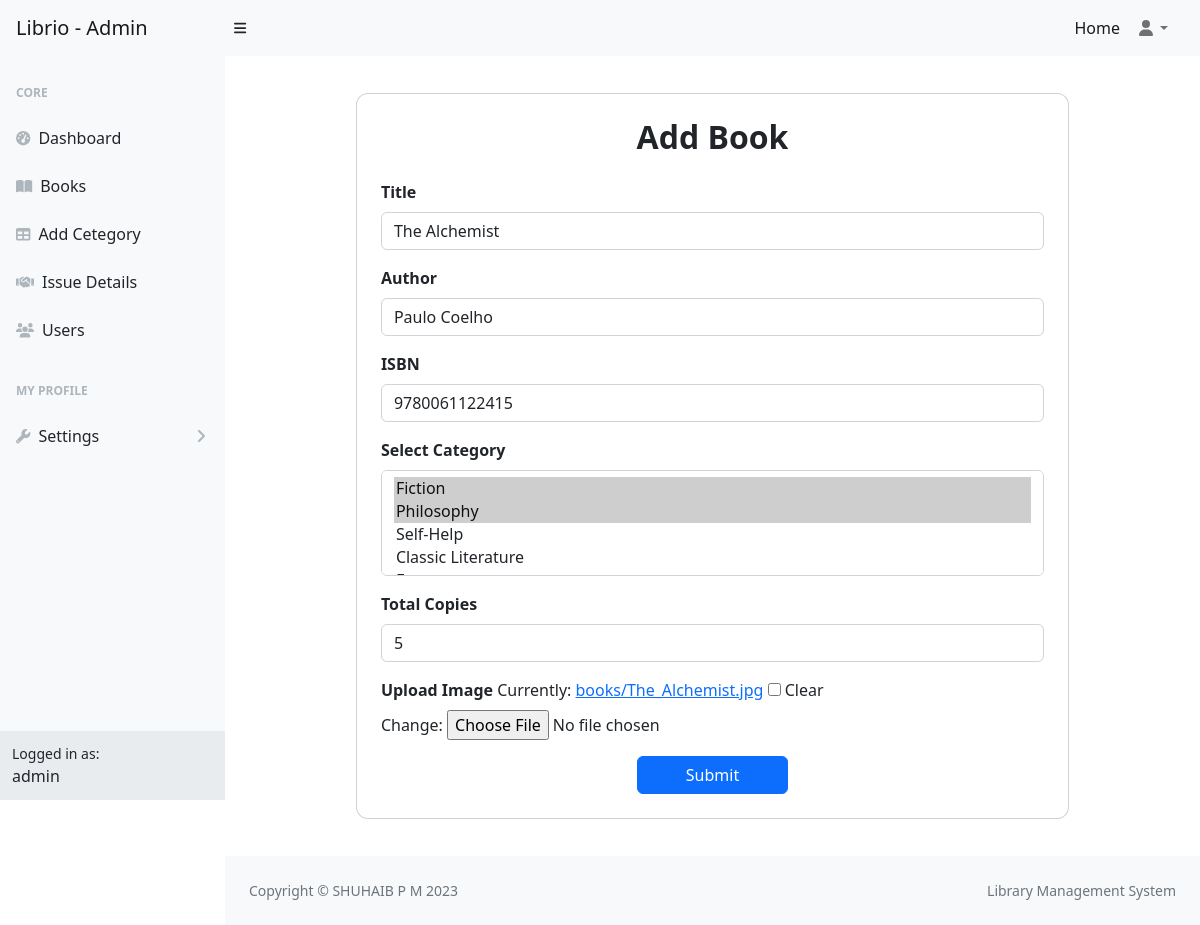
Screenshot of /updatebook/1 (signed in) with the database file from the repository.
### libraryApp/models.py (models this page shows, shortened)
class User(AbstractUser):
    email=models.EmailField(unique=True)
    option = (
        ('user','user'),
        ('staff','staff')
    )
    phone=models.CharField(max_length=15)
    role=models.CharField(max_length=100,choices=option,default="user")
    profile=models.ImageField(upload_to="profile",default="profile/default.jpg",null=True,blank=True)
    otp=models.CharField(max_length=20)
    is_verified=models.BooleanField(default=False)

class Book(models.Model):
    user=models.ForeignKey(User,on_delete=models.CASCADE,related_name="bookUser")
    title=models.CharField(max_length=100)
    author=models.CharField(max_length=20)
    isbn=models.IntegerField()
    image=models.ImageField(upload_to="books",default="books/default.jpg",null=True,blank=True)
    category=models.ManyToManyField(Category,related_name="bookCategory")
    total_copy=models.IntegerField()
    avl_copy=models.IntegerField()
    added_on=models.DateField(auto_now_add=True)

class Category(models.Model):
    category=models.CharField(max_length=20,unique=True)
    def __str__(self):
        return self.category

### libraryApp/views.py (the view, shortened to what this page needs)
# urls.py: path("updatebook/<int:id>",views.UpdateBookView.as_view(),name="update"),
@method_decorator(login_required,name="dispatch")
class UpdateBookView(View):
    def get(self,request,**kwargs):
        book=Book.objects.get(id=kwargs.get("id"))
        form=AddBookForm(instance=book)
        return render(request,"updatebook.html",{"form":form})

### libraryApp/forms.py
class AddBookForm(forms.ModelForm):
    class Meta:
        model=Book
        fields=["title","author","isbn","category","total_copy","image"]
        widgets={
            'title':forms.TextInput(attrs={'class':'form-control'}),
            'author':forms.TextInput(attrs={'class':'form-control'}),
            'isbn':forms.TextInput(attrs={'class':'form-control'}),
            'category':forms.SelectMultiple(attrs={'class':'form-control'}),
            'total_copy':forms.NumberInput(attrs={'class':'form-control'}),
        }

### libraryApp/authentication.py (called while the page is built)
def login_required(fn):
    def wrapper(request, *args, **kwargs):
        if request.user.is_authenticated and request.user.role != "user" :
            return fn(request, *args, **kwargs)
        else:
            messages.warning(request,"You Must Login First")
            return redirect("login")
    return wrapper

### libraryApp/context_processor.py (called while the page is built)
def library_status(request):
    total_books = Book.objects.count()
    total_copies = Book.objects.aggregate(total=models.Sum("total_copy"))["total"] or 0
    avl_books = Book.objects.aggregate(total=models.Sum("avl_copy"))["total"] or 0
    issued_books = Issue.objects.exclude(status="returned").count()
    overdue_books=Issue.objects.filter(status="overdue").count()
    return {
        "total_books": total_books,
        "total_copies": total_copies,
        "avl_books": avl_books,
        "issued_books": issued_books,
        "overdue_books": overdue_books,
    }

### libraryApp/templates/updatebook.html (shortened to what this page needs)
{% extends 'dashboard.html' %}
{% block main %}
                <div class="container d-flex justify-content-center align-items-center" style="min-height: 100vh;">
    <div class="card  p-4 w-75" style=" border-radius: 12px;">
        <h2 class="text-center mb-4 fw-bold">Add Book</h2>
        <form action="" method="post" enctype="multipart/form-data">
            <div class="mb-3">
                <label class="form-label fw-bold">Title</label>
                {{ form.title }}
            </div>
            <div class="mb-3">
                <label class="form-label fw-bold">Author</label>
                {{ form.author }}
            </div>
            <div class="mb-3">
                <label class="form-label fw-bold">ISBN</label>
                {{ form.isbn }}
            </div>
            <div class="mb-3">
                <label class="form-label fw-bold">Select Category</label>
                {{ form.category }}
            </div>
            <div class="mb-3">
                <label class="form-label fw-bold">Total Copies</label>
                {{ form.total_copy }}
            </div>
            <div class="mb-3">
                <label class="form-label fw-bold">Upload Image</label>
                {{ form.image }}
            </div>
            <div class="text-center">
                <button class="btn btn-primary px-5">Submit</button>
            </div>
        </form>
    </div>
</div>
{% endblock %}

### libraryApp/templates/dashboard.html (shortened to what this page needs)
{% load static %}
<!DOCTYPE html>
<html lang="en">
<head>
    <link href="https://cdn.jsdelivr.net/npm/simple-datatables@7.1.2/dist/style.min.css" rel="stylesheet" />
    <link href="{% static 'css/styles.css' %}" rel="stylesheet" />
</head>
<body class="sb-nav-fixed">
    <nav class="sb-topnav navbar navbar-expand navbar-light bg-light">
        <a class="navbar-brand ps-3" href="{% url 'dashboard' %}">Librio - Admin</a>
        <button class="btn btn-link btn-sm order-1 order-lg-0 me-4 me-lg-0" id="sidebarToggle" href="#!"><i
                class="fas fa-bars"></i></button>
        <ul class="navbar-nav ms-auto ms-md-0 me-3 me-lg-4">
            <li class="nav-item"><a class="nav-link active" aria-current="page" href="{% url 'home' %}">Home</a></li>
            <li class="nav-item dropdown">
                <a class="nav-link dropdown-toggle" id="navbarDropdown" href="#" role="button" data-bs-toggle="dropdown"
                    aria-expanded="false"><i class="fas fa-user fa-fw"></i></a>
            </li>
        </ul>
    </nav>
    <div id="layoutSidenav">
        <div id="layoutSidenav_nav">
            <nav class="sb-sidenav accordion sb-sidenav-light" id="sidenavAccordion">
                <div class="sb-sidenav-menu">
                    <div class="nav">
                        <div class="sb-sidenav-menu-heading">Core</div>
                        <a class="nav-link" href="{% url 'dashboard' %}">
                            <div class="sb-nav-link-icon"><i class="fas fa-tachometer-alt"></i></div>
                            Dashboard
                        </a>
                        <a class="nav-link" href="{% url 'book' %}">
                            <div class="sb-nav-link-icon"><i class="fas fa-book-open"></i></div>
                            Books
                        </a>
                        <a class="nav-link" href="{% url 'category' %}">
                            <div class="sb-nav-link-icon"><i class="fas fa-table"></i></div>
                            Add Cetegory
                        </a>
                        <a class="nav-link" href="{% url 'issue' %}">
                            <div class="sb-nav-link-icon"><i class="fa fa-handshake"></i></div>
                            Issue Details
                        </a>
                        <a class="nav-link" href="{% url 'user' %}">
                            <div class="sb-nav-link-icon"><i class="fas fa-users"></i></div>
                            Users
                        </a>
                        <div class="sb-sidenav-menu-heading">My Profile</div>
                        <a class="nav-link collapsed" href="#" data-bs-toggle="collapse"
                            data-bs-target="#collapseLayouts" aria-expanded="false" aria-controls="collapseLayouts">
                            <div class="sb-nav-link-icon"><i class="fas fa-wrench"></i></div>
                            Settings
                            <div class="sb-sidenav-collapse-arrow"><i class="fas fa-angle-down"></i></div>
                        </a>
                    </div>
                </div>
                <div class="sb-sidenav-footer">
                    <div class="small">Logged in as:</div>
                    {{request.user}}
                </div>
            </nav>
        </div>
        <div id="layoutSidenav_content">
            <main>
                {% block main %}{% endblock %}
            </main>
            <footer class="py-4 bg-light mt-auto">
                <div class="container-fluid px-4">
                    <div class="d-flex align-items-center justify-content-between small">
                        <div class="text-muted">Copyright &copy; SHUHAIB P M 2023</div>
                        <div class="text-muted">
                            Library Management System
                        </div>
                    </div>
                </div>
            </footer>
        </div>
    </div>
</body>
</html>

### rows the page displays
User: user "admin"
Book: title "The Alchemist", author "Paulo Coelho", isbn "9780061122415", total_copy "5"
Category: category "Fiction ☑ / Philosophy ☑ / Self-Help / Classic Literature"
